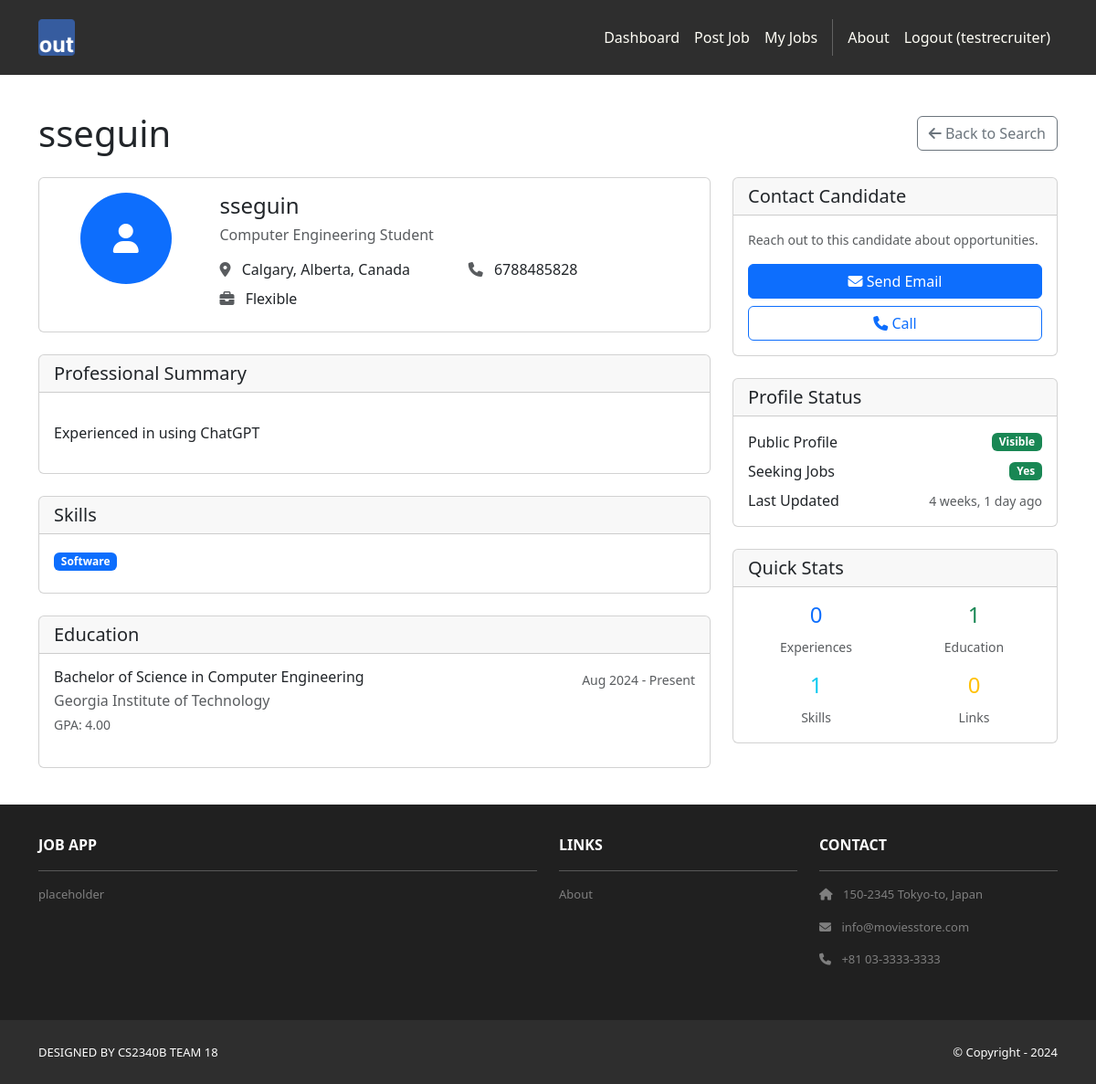
The page /recruiters/candidates/3/ (signed in) on the database its author committed.
### applicants/models.py (models this page shows, shortened)
class ApplicantProfile(models.Model):
    user = models.OneToOneField(User, on_delete=models.CASCADE, related_name='applicant_profile')
    headline = models.CharField(
        max_length=200,
        blank=True,
        help_text="A brief professional headline (e.g., 'Software Developer with 5 years experience')"
    )
    phone = models.CharField(max_length=20, blank=True)
    city = models.CharField(max_length=100, blank=True, help_text="City")
    state = models.CharField(max_length=100, blank=True, help_text="State or Province")
    country = models.CharField(max_length=100, blank=True, help_text="Country")
    postal_code = models.CharField(max_length=20, blank=True, help_text="Postal/ZIP Code")
    latitude = models.DecimalField(
        max_digits=9, decimal_places=6, null=True, blank=True,
        help_text="Latitude coordinate (auto-populated if possible)"
    )
    longitude = models.DecimalField(
        max_digits=9, decimal_places=6, null=True, blank=True,
        help_text="Longitude coordinate (auto-populated if possible)"
    )
    location = models.CharField(max_length=200, blank=True, help_text="Full location display (auto-generated)")
    willing_to_relocate = models.BooleanField(default=False, help_text="Willing to relocate for work")
    remote_work_preference = models.CharField(
        max_length=20,
        choices=[
            ('remote_only', 'Remote Only'),
            ('hybrid', 'Hybrid'),
            ('onsite_only', 'Onsite Only'),
            ('flexible', 'Flexible'),
        ],
        default='flexible',
        help_text="Remote work preference"
    )
    summary = models.TextField(
        blank=True,
        help_text="A brief summary of your professional background and career goals"
    )
    skills = models.TextField(
        blank=True,
        help_text="List your key skills separated by commas (e.g., 'Python, Django, React, SQL')"
    )
    linkedin_url = models.URLField(blank=True, help_text="Your LinkedIn profile URL")
    github_url = models.URLField(blank=True, help_text="Your GitHub profile URL")
    portfolio_url = models.URLField(blank=True, help_text="Your portfolio or personal website URL")
    other_url = models.URLField(blank=True, help_text="Any other relevant professional URL")
    is_public = models.BooleanField(default=True, help_text="Make profile visible to recruiters")
    is_seeking_jobs = models.BooleanField(default=True, help_text="Currently looking for job opportunities")
    created_at = models.DateTimeField(auto_now_add=True)
    updated_at = models.DateTimeField(auto_now=True)
    def get_skills_list(self):
        if self.skills:
            return [skill.strip() for skill in self.skills.split(',') if skill.strip()]
        return []
    def get_full_location(self):
        location_parts = []
        if self.city:
            location_parts.append(self.city)
        if self.state:
            location_parts.append(self.state)
        if self.country:
            location_parts.append(self.country)
        return ', '.join(location_parts) if location_parts else ''
    def get_short_location(self):
        location_parts = []
        if self.city:
            location_parts.append(self.city)
        if self.state:
            location_parts.append(self.state)
        return ', '.join(location_parts) if location_parts else ''
    class Meta:
        verbose_name = "Applicant Profile"
        verbose_name_plural = "Applicant Profiles"

class Education(models.Model):
    applicant = models.ForeignKey(ApplicantProfile, on_delete=models.CASCADE, related_name='education')
    institution = models.CharField(max_length=200, help_text="Name of school or university")
    degree = models.CharField(max_length=100, help_text="Degree type (e.g., Bachelor's, Master's)")
    field_of_study = models.CharField(max_length=100, help_text="Field of study (e.g., Computer Science)")
    start_date = models.DateField(help_text="Start date of education")
    end_date = models.DateField(null=True, blank=True, help_text="End date (leave blank if currently studying)")
    is_current = models.BooleanField(default=False, help_text="Currently studying here")
    gpa = models.DecimalField(max_digits=3, decimal_places=2, null=True, blank=True, help_text="GPA (optional)")
    description = models.TextField(blank=True, help_text="Additional details about your education")
    order = models.PositiveIntegerField(default=0, help_text="Order for display (higher numbers first)")
    class Meta:
        ordering = ['-order', '-end_date', '-start_date']
        verbose_name = "Education"
        verbose_name_plural = "Education Records"

### recruiters/views.py (the view)
# urls.py: path('candidates/<int:pk>/', views.candidate_detail, name='candidate_detail'),
@recruiter_required
def candidate_detail(request, pk):
    candidate = get_object_or_404(ApplicantProfile, pk=pk, is_public=True)
    template_data = {
        'title': f'{candidate.user.get_full_name()} - Profile',
        'user_type': 'recruiter'
    }
    return render(request, 'recruiters/candidate_detail.html', {
        'template_data': template_data,
        'candidate': candidate
    })

### recruiters/templates/recruiters/candidate_detail.html (shortened to what this page needs)
{% extends 'base.html' %}
{% block content %}
<div class="p-3 mt-4">
  <div class="container">
    <div class="row">
      <div class="col-12">
        <div class="d-flex justify-content-between align-items-center mb-4">
          <h1 class="mb-0">{{ candidate.user.get_full_name|default:candidate.user.username }}</h1>
          <a href="{% url 'recruiters:candidates' %}" class="btn btn-outline-secondary">
            <i class="fas fa-arrow-left"></i> Back to Search
          </a>
        </div>
      </div>
    </div>
    <div class="row">
      <div class="col-lg-8">
        <div class="card mb-4">
          <div class="card-body">
            <div class="row">
              <div class="col-md-3 text-center">
                <div class="bg-primary text-white rounded-circle d-flex align-items-center justify-content-center mx-auto mb-3" style="width: 100px; height: 100px;">
                  <i class="fas fa-user fa-2x"></i>
                </div>
              </div>
              <div class="col-md-9">
                <h4 class="card-title">{{ candidate.user.get_full_name|default:candidate.user.username }}</h4>
                {% if candidate.headline %}
                  <h6 class="text-muted mb-3">{{ candidate.headline }}</h6>
                {% endif %}
                <div class="row">
                  {% if candidate.get_short_location %}
                    <div class="col-sm-6 mb-2">
                      <i class="fas fa-map-marker-alt text-muted"></i>
                      <span class="ms-2">{{ candidate.get_full_location }}</span>
                    </div>
                  {% endif %}
                  {% if candidate.phone %}
                    <div class="col-sm-6 mb-2">
                      <i class="fas fa-phone text-muted"></i>
                      <span class="ms-2">{{ candidate.phone }}</span>
                    </div>
                  {% endif %}
                  <div class="col-sm-6 mb-2">
                    <i class="fas fa-briefcase text-muted"></i>
                    <span class="ms-2">{{ candidate.get_remote_work_preference_display }}</span>
                  </div>
                </div>
              </div>
            </div>
          </div>
        </div>
        {% if candidate.summary %}
          <div class="card mb-4">
            <div class="card-header">
              <h5 class="mb-0">Professional Summary</h5>
            </div>
            <div class="card-body">
              <p class="card-text">{{ candidate.summary|linebreaks }}</p>
            </div>
          </div>
        {% endif %}
        {% if candidate.get_skills_list %}
          <div class="card mb-4">
            <div class="card-header">
              <h5 class="mb-0">Skills</h5>
            </div>
            <div class="card-body">
              {% for skill in candidate.get_skills_list %}
                <span class="badge bg-primary me-2 mb-2">{{ skill }}</span>
              {% endfor %}
            </div>
          </div>
        {% endif %}
        {% if candidate.education.all %}
          <div class="card mb-4">
            <div class="card-header">
              <h5 class="mb-0">Education</h5>
            </div>
            <div class="card-body">
              {% for education in candidate.education.all %}
                <div class="mb-3 {% if not forloop.last %}border-bottom pb-3{% endif %}">
                  <div class="d-flex justify-content-between align-items-start">
                    <div>
                      <h6 class="mb-1">{{ education.degree }} in {{ education.field_of_study }}</h6>
                      <p class="text-muted mb-1">{{ education.institution }}</p>
                      {% if education.gpa %}
                        <p class="text-muted small mb-1">GPA: {{ education.gpa }}</p>
                      {% endif %}
                    </div>
                    <div class="text-end">
                      <small class="text-muted">
                        {{ education.start_date|date:"M Y" }} -
                        {% if education.is_current %}
                          Present
                        {% else %}
                          {{ education.end_date|date:"M Y" }}
                        {% endif %}
                      </small>
                    </div>
                  </div>
                </div>
              {% endfor %}
            </div>
          </div>
        {% endif %}
      </div>
      <div class="col-lg-4">
        <div class="card mb-4">
          <div class="card-header">
            <h5 class="mb-0">Contact Candidate</h5>
          </div>
          <div class="card-body">
            <p class="text-muted small mb-3">Reach out to this candidate about opportunities.</p>
            <div class="d-grid gap-2">
              <a href="mailto:{{ candidate.user.email }}" class="btn btn-primary">
                <i class="fas fa-envelope"></i> Send Email
              </a>
              {% if candidate.phone %}
                <a href="tel:{{ candidate.phone }}" class="btn btn-outline-primary">
                  <i class="fas fa-phone"></i> Call
                </a>
              {% endif %}
            </div>
          </div>
        </div>
        <div class="card mb-4">
          <div class="card-header">
            <h5 class="mb-0">Profile Status</h5>
          </div>
          <div class="card-body">
            <div class="d-flex justify-content-between align-items-center mb-2">
              <span>Public Profile</span>
              <span class="badge bg-{% if candidate.is_public %}success{% else %}secondary{% endif %}">
                {% if candidate.is_public %}Visible{% else %}Hidden{% endif %}
              </span>
            </div>
            <div class="d-flex justify-content-between align-items-center mb-2">
              <span>Seeking Jobs</span>
              <span class="badge bg-{% if candidate.is_seeking_jobs %}success{% else %}secondary{% endif %}">
                {% if candidate.is_seeking_jobs %}Yes{% else %}No{% endif %}
              </span>
            </div>
            <div class="d-flex justify-content-between align-items-center">
              <span>Last Updated</span>
              <small class="text-muted">{{ candidate.updated_at|timesince }} ago</small>
            </div>
          </div>
        </div>
        <div class="card">
          <div class="card-header">
            <h5 class="mb-0">Quick Stats</h5>
          </div>
          <div class="card-body">
            <div class="row text-center">
              <div class="col-6 mb-3">
                <div class="h4 text-primary">{{ candidate.work_experience.count }}</div>
                <small class="text-muted">Experience{{ candidate.work_experience.count|pluralize }}</small>
              </div>
              <div class="col-6 mb-3">
                <div class="h4 text-success">{{ candidate.education.count }}</div>
                <small class="text-muted">Education{{ candidate.education.count|pluralize }}</small>
              </div>
              <div class="col-6">
                <div class="h4 text-info">{{ candidate.get_skills_list|length }}</div>
                <small class="text-muted">Skills</small>
              </div>
              <div class="col-6">
                <div class="h4 text-warning">
                  {% if candidate.linkedin_url or candidate.github_url or candidate.portfolio_url or candidate.other_url %}
                    {{ candidate.linkedin_url|yesno:"1,0"|add:candidate.github_url|yesno:"1,0"|add:candidate.portfolio_url|yesno:"1,0"|add:candidate.other_url|yesno:"1,0" }}
                  {% else %}
                    0
                  {% endif %}
                </div>
                <small class="text-muted">Links</small>
              </div>
            </div>
          </div>
        </div>
      </div>
    </div>
  </div>
</div>
{% endblock content %}

### jobapp/templates/base.html (shortened to what this page needs)
<!DOCTYPE html>
<html>
    {% load static %}
  <head>
    <link href="https://cdn.jsdelivr.net/npm/bootstrap@5.3.3/dist/css/bootstrap.min.css" rel="stylesheet">
    <link rel="stylesheet" href="https://cdnjs.cloudflare.com/ajax/libs/font-awesome/6.1.1/css/all.min.css">
    <link rel="stylesheet" type="text/css"
          href="{% static 'css/style.css' %}">
  </head>
  <body>
     <nav class="p-3 navbar navbar-dark bg-dark
         navbar-expand-lg">
      <div class="container">
        <a class="navbar-brand"
           href="{% url 'home.index' %}">
          <img src="{% static 'img/logo.png' %}" alt="logo"
               height="40" />
        </a>
        <div class="collapse navbar-collapse"
             id="navbarNavAltMarkup">
          <div class="navbar-nav ms-auto navbar-ml">
            {% if user.is_authenticated %}
              {% if template_data.user_type == 'applicant' %}
                <a class="nav-link" href="{% url 'applicants:dashboard' %}">Dashboard</a>
                <a class="nav-link" href="{% url 'applicants:profile' %}">My Profile</a>
              {% elif template_data.user_type == 'recruiter' %}
                <a class="nav-link" href="{% url 'recruiters:dashboard' %}">Dashboard</a>
                <a class="nav-link" href="{% url 'jobs:create' %}">Post Job</a>
                <a class="nav-link" href="{% url 'jobs:recruiter_jobs' %}">My Jobs</a>
              {% endif %}
              <a class="nav-link" href="{% url 'home.about' %}">About</a>
              <a class="nav-link" href="{% url 'accounts.logout' %}">Logout ({{user.username }})</a>
            {% else %}
              <a class="nav-link" href="{% url 'home.about' %}">About</a>
              <div class="vr bg-white mx-2 d-none d-lg-block"></div>
              <a class="nav-link" href="{% url 'accounts.login' %}">Login</a>
              <a class="nav-link" href="{% url 'accounts.signup' %}">Sign Up</a>
            {% endif %}
          </div>
        </div>
      </div>
    </nav>
    <div>
      {% block content %}
      {% endblock content %}
    </div>
     <section class="p-3 ms-footer d-none d-md-block">
      <div class="container">
        <div class="row mt-3 text-white">
          <div class="col-md-6 col-lg-6 col-xl-6
               mx-auto mb-4">
            <b>JOB APP</b>
            <hr />
            <p>
              placeholder
            </p>
          </div>
          <div class="col-md-3 col-lg-3 col-xl-3
               mx-auto mb-4">
            <b>LINKS</b>
            <hr />
            <p><a class="nav-link"
              href="{% url 'home.about' %}">
              About
            </a></p>
          </div>
          <div class="col-md-3 col-lg-3 col-xl-3 mx-auto
               mb-4">
            <b>CONTACT</b>
            <hr />
            <p><i class="fas fa-home me-2"></i>
              150-2345 Tokyo-to, Japan
            </p>
            <p><i class="fas fa-envelope me-2"></i>
              info@moviesstore.com
            </p>
            <p><i class="fas fa-phone me-2"></i>
              +81 03-3333-3333
            </p>
          </div>
        </div>
      </div>
    </section>
    <section class="p-3 ms-footer-bottom bg-dark">
      <div class="container d-flex
           justify-content-between">
        <div class="me-5 text-white">
          <span>DESIGNED BY
            CS2340B TEAM 18
          </span>
        </div>
        <div class="text-white">
          <span>© Copyright - 2024</span>
        </div>
      </div>
    </section>
  </body>
</html>

### rows shown on the page
ApplicantProfile: user.get_full_name "sseguin", headline "Computer Engineering Student", get_full_location "Calgary, Alberta, Canada", phone "6788485828", remote_work_preference "Flexible", summary "Experienced in using ChatGPT", get_skills_list "Software", updated_at "4 weeks, 1 day", work_experience.count "0", education.count "1", get_skills_list|length "1"
Education: degree "Bachelor of Science", field_of_study "Computer Engineering", institution "Georgia Institute of Technology", gpa "4.00", start_date "Aug 2024", is_current "Present"

### other values the page prints
{{ user.username }} "testrecruiter"
